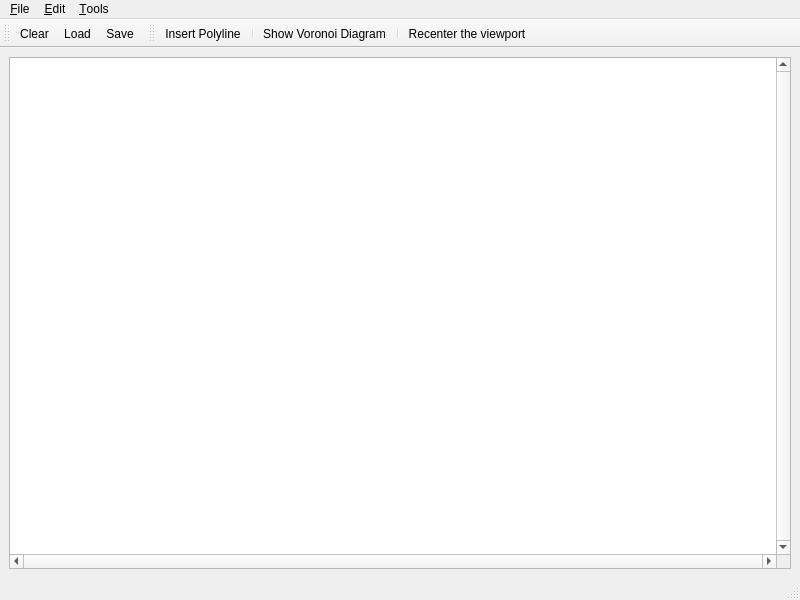
<?xml version="1.0" encoding="UTF-8"?>
<ui version="4.0">
 <author>GeometryFactory</author>
 <class>Segment_voronoi_2</class>
 <widget class="QMainWindow" name="Segment_voronoi_2">
  <property name="geometry">
   <rect>
    <x>0</x>
    <y>0</y>
    <width>800</width>
    <height>600</height>
   </rect>
  </property>
  <property name="windowTitle">
   <string>CGAL Segment Voronoi Diagram</string>
  </property>
  <property name="windowIcon">
   <iconset resource="../resources/CGAL.qrc">
    <normaloff>:/cgal/logos/cgal_icon</normaloff>:/cgal/logos/cgal_icon</iconset>
  </property>
  <widget class="QWidget" name="centralwidget">
   <layout class="QGridLayout">
    <item row="0" column="0">
     <widget class="QGraphicsView" name="graphicsView">
      <property name="focusPolicy">
       <enum>Qt::StrongFocus</enum>
      </property>
      <property name="verticalScrollBarPolicy">
       <enum>Qt::ScrollBarAlwaysOn</enum>
      </property>
      <property name="horizontalScrollBarPolicy">
       <enum>Qt::ScrollBarAlwaysOn</enum>
      </property>
      <property name="transformationAnchor">
       <enum>QGraphicsView::NoAnchor</enum>
      </property>
     </widget>
    </item>
   </layout>
  </widget>
  <widget class="QStatusBar" name="statusbar"/>
  <widget class="QToolBar" name="fileToolBar">
   <property name="windowTitle">
    <string>File Tools</string>
   </property>
   <attribute name="toolBarArea">
    <enum>TopToolBarArea</enum>
   </attribute>
   <attribute name="toolBarBreak">
    <bool>false</bool>
   </attribute>
   <addaction name="actionClear"/>
   <addaction name="actionLoadSegments"/>
   <addaction name="actionSaveSegments"/>
  </widget>
  <widget class="QToolBar" name="toolBar">
   <property name="windowTitle">
    <string>Visualization Tools</string>
   </property>
   <attribute name="toolBarArea">
    <enum>TopToolBarArea</enum>
   </attribute>
   <attribute name="toolBarBreak">
    <bool>false</bool>
   </attribute>
   <addaction name="actionInsertPolyline"/>
   <addaction name="separator"/>
   <addaction name="actionShowVoronoi"/>
   <addaction name="separator"/>
   <addaction name="actionRecenter"/>
  </widget>
  <widget class="QMenuBar" name="menubar">
   <property name="geometry">
    <rect>
     <x>0</x>
     <y>0</y>
     <width>800</width>
     <height>26</height>
    </rect>
   </property>
   <widget class="QMenu" name="menuFile">
    <property name="title">
     <string>&amp;File</string>
    </property>
    <addaction name="separator"/>
    <addaction name="actionClear"/>
    <addaction name="actionLoadSegments"/>
    <addaction name="actionSaveSegments"/>
    <addaction name="separator"/>
    <addaction name="actionQuit"/>
   </widget>
   <widget class="QMenu" name="menuEdit">
    <property name="title">
     <string>&amp;Edit</string>
    </property>
   </widget>
   <widget class="QMenu" name="menuTools">
    <property name="title">
     <string>&amp;Tools</string>
    </property>
    <addaction name="actionInsertPolyline"/>
    <addaction name="separator"/>
    <addaction name="actionShowVoronoi"/>
    <addaction name="separator"/>
    <addaction name="actionRecenter"/>
   </widget>
   <addaction name="menuFile"/>
   <addaction name="menuEdit"/>
   <addaction name="menuTools"/>
  </widget>
  <action name="actionAbout">
   <property name="text">
    <string>&amp;About</string>
   </property>
  </action>
  <action name="actionAboutCGAL">
   <property name="text">
    <string>About &amp;CGAL</string>
   </property>
  </action>
  <action name="actionQuit">
   <property name="text">
    <string>&amp;Quit</string>
   </property>
   <property name="shortcut">
    <string>Ctrl+Q</string>
   </property>
  </action>
  <action name="actionInsertPolyline">
   <property name="checkable">
    <bool>true</bool>
   </property>
   <property name="checked">
    <bool>false</bool>
   </property>
   <property name="icon">
    <iconset resource="../icons/Input.qrc">
     <normaloff>:/cgal/Input/inputPolyline.png</normaloff>:/cgal/Input/inputPolyline.png</iconset>
   </property>
   <property name="text">
    <string>&amp;Insert Polyline</string>
   </property>
   <property name="toolTip">
    <string>Insert Point or Polyline</string>
   </property>
   <property name="statusTip">
    <string>Left: Insert vtx | Right: Final vtx | Del: Delete vtx</string>
   </property>
  </action>
  <action name="actionClear">
   <property name="icon">
    <iconset resource="../icons/File.qrc">
     <normaloff>:/cgal/fileToolbar/fileNew.png</normaloff>:/cgal/fileToolbar/fileNew.png</iconset>
   </property>
   <property name="text">
    <string>&amp;Clear</string>
   </property>
   <property name="shortcut">
    <string>Ctrl+C</string>
   </property>
  </action>
  <action name="actionShowVoronoi">
   <property name="checkable">
    <bool>true</bool>
   </property>
   <property name="checked">
    <bool>false</bool>
   </property>
   <property name="icon">
    <iconset resource="../icons/Triangulation_2.qrc">
     <normaloff>:/cgal/Triangulation_2/Voronoi_diagram_2.png</normaloff>:/cgal/Triangulation_2/Voronoi_diagram_2.png</iconset>
   </property>
   <property name="text">
    <string>Show &amp;Voronoi Diagram</string>
   </property>
   <property name="shortcut">
    <string>Ctrl+V</string>
   </property>
   <property name="visible">
    <bool>false</bool>
   </property>
  </action>
  <action name="actionLoadSegments">
   <property name="icon">
    <iconset resource="../icons/File.qrc">
     <normaloff>:/cgal/fileToolbar/fileOpen.png</normaloff>:/cgal/fileToolbar/fileOpen.png</iconset>
   </property>
   <property name="text">
    <string>&amp;Load...</string>
   </property>
   <property name="shortcut">
    <string>Ctrl+L</string>
   </property>
  </action>
  <action name="actionSaveSegments">
   <property name="icon">
    <iconset resource="../icons/File.qrc">
     <normaloff>:/cgal/fileToolbar/fileSave.png</normaloff>:/cgal/fileToolbar/fileSave.png</iconset>
   </property>
   <property name="text">
    <string>&amp;Save...</string>
   </property>
   <property name="shortcut">
    <string>Ctrl+S</string>
   </property>
  </action>
  <action name="actionRecenter">
   <property name="icon">
    <iconset resource="../icons/Input.qrc">
     <normaloff>:/cgal/Input/zoom-best-fit</normaloff>:/cgal/Input/zoom-best-fit</iconset>
   </property>
   <property name="text">
    <string>Re&amp;center the viewport</string>
   </property>
   <property name="shortcut">
    <string>Ctrl+R</string>
   </property>
  </action>
  <action name="actionShowConstraints">
   <property name="checkable">
    <bool>true</bool>
   </property>
   <property name="icon">
    <iconset resource="Segment_voronoi_2.qrc">
     <normaloff>:/cgal/Actions/icons/constrained_triangulation_show_constraints.png</normaloff>:/cgal/Actions/icons/constrained_triangulation_show_constraints.png</iconset>
   </property>
   <property name="text">
    <string>Show &amp;constraints</string>
   </property>
   <property name="shortcut">
    <string>Ctrl+C</string>
   </property>
  </action>
 </widget>
 <resources>
  <include location="Segment_voronoi_2.qrc"/>
  <include location="../icons/File.qrc"/>
  <include location="../resources/CGAL.qrc"/>
  <include location="../icons/Triangulation_2.qrc"/>
  <include location="../icons/Input.qrc"/>
 </resources>
 <connections/>
</ui>
